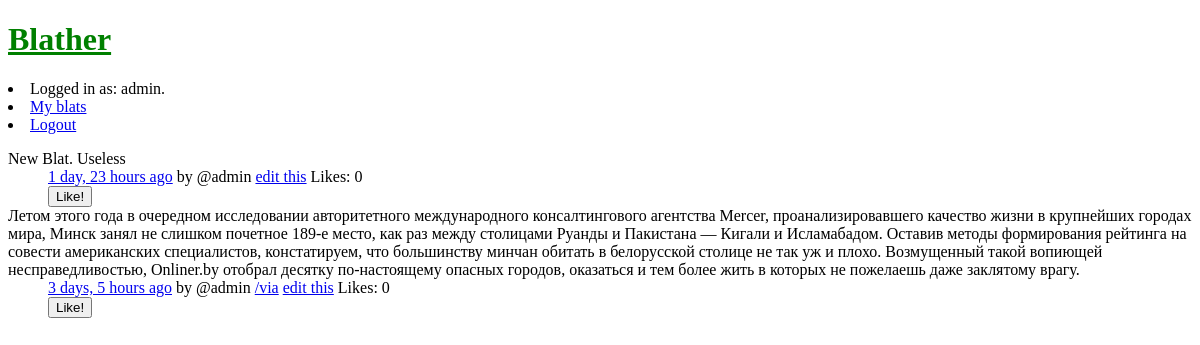
The app's page / (signed in), older data.
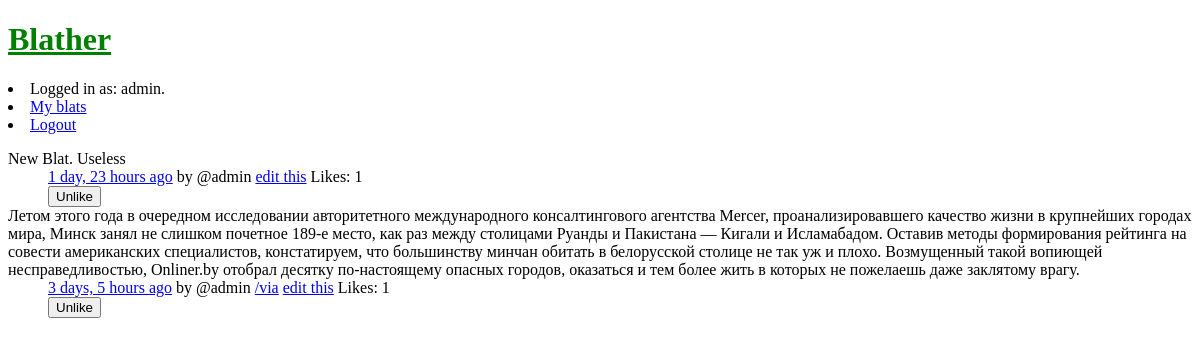
The same page, newer data.
### blat/models.py (models this page shows, shortened)
class Blat(models.Model):
    text = models.TextField()
    created_on = models.DateTimeField(auto_now_add=True)
    via = models.URLField(blank=True)
    created_by = models.ForeignKey(User)
    category = models.ForeignKey(Category)
    @property
    def total_likes(self):
        return self.like_set.count()
    def has_user_liked_it(self, id):
        return any(like.owner.id == id
                   for like in self.like_set.all())

### blat/views.py (the view)
# urls.py: url(r'^$', views.IndexView.as_view(), name="homepage"),
class IndexView(generic.ListView):
    template_name = 'blat/home.html'
    context_object_name = 'blat_list'
    def get_queryset(self):
        blats = Blat.objects.order_by('-created_on')[:20]
        for blat in blats:
            blat.has_liked = blat.has_user_liked_it(self.request.user.id)
        return blats

### blat/templates/blat/home.html
{% extends "blat/master.html" %}
{% load humanize %}
{% block content %}
    {% if blat_list %}
        <dl>
            {% for blat in blat_list %}
                <dt>{{ blat.text }}</dt>
                <dd>
                <a href="{% url 'detail' pk=blat.id %}">
                    {{ blat.created_on|naturaltime }}</a> by @{{ blat.created_by }}
                {% if blat.via %}
                    <a href="{{ blat.via }}">/via</a>
                {% endif %}
                {% if blat.created_by == user %}
                    <a href="{% url 'editblat' pk=blat.id %}">edit this</a>
                {% endif %}
                Likes: {{ blat.total_likes }}
                {% if user.is_authenticated %}
                    {% include 'blat/like_form.html' %}
                {% endif %}
            {% endfor %}<br/>
        </dl>
    {% endif %}
{% endblock %}

### blat/templates/blat/master.html (shortened to what this page needs)
<!DOCTYPE html>
<html lang="en">
<head>
{% load staticfiles %}
    <link rel="stylesheet" href="{% static 'blat/style.css' %}">
</head>
<body>
    <header>
        <h1><a href="{% url  'homepage'%}">Blather</a></h1>
        <nav>
            {% if user.is_authenticated %}
                <li>Logged in as: {{ user }}. {{ user.profile.bio }}
                <li><a href="{% url 'myview' %}">My blats</a></li>
                <li><a href="{% url 'logout' %}?next=/">Logout</a></li>
            {% else %}
                <li><a href="/login/?next=/">Log in</a></li>
            {% endif %}
        </nav>
        <div id="content">
            {% block content %}{% endblock %}
        </div>
    </header>
</body>
</html>

### blat/templates/blat/like_form.html (shortened to what this page needs)
<form action="{% url 'like_blat' %}" method="post" role="form" class="form">
    {% if blat.has_liked %}
        <button type="submit">Unlike</button>
    {% else %}
        <button type="submit">Like!</button>
    {% endif %}
</form>

### blat/static/blat/style.css (style rules this page uses)
h1 a { color: green; }

Row changes from the older to the newer data that the page shows:
changed Blat "New Blat. Useless": total_likes "0" → "1"; text "Like!" → "Unlike"
changed Blat "3 days, 5 hours ago": total_likes "0" → "1"; text "Like!" → "Unlike"
